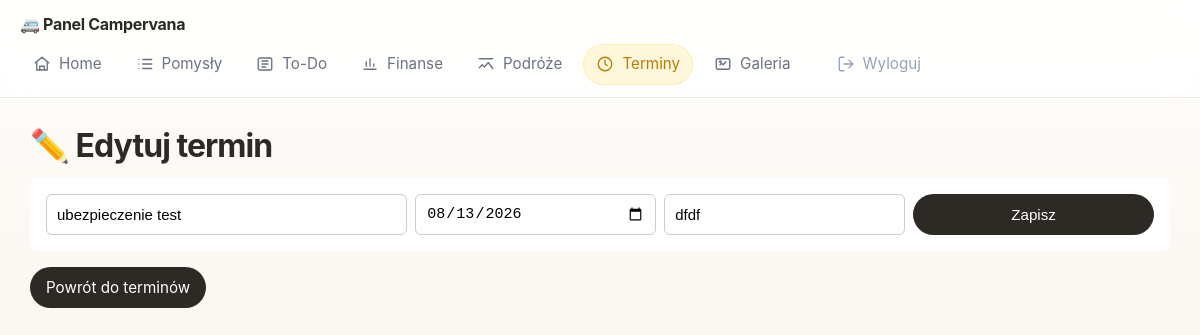
/deadlines/edit/2 (signed in), run on the app's committed database.
### tables this page shows
CREATE TABLE deadlines (
            id INTEGER PRIMARY KEY AUTOINCREMENT,
            title TEXT NOT NULL,
            due_date TEXT NOT NULL,
            note TEXT DEFAULT '',
            created_at TEXT DEFAULT CURRENT_TIMESTAMP
        );

### app.py (the view, shortened to what this page needs)
@app.route("/deadlines/edit/<int:deadline_id>", methods=["GET", "POST"])
@login_required
def edit_deadline(deadline_id):
    deadline = db.get_deadline(deadline_id)
    if not deadline:
        return redirect(url_for("deadlines"))
    return render_template("deadline_edit.html", deadline=deadline, active_page="deadlines")

### app.py (called while the page is built)
def login_required(view_func):
    @wraps(view_func)
    def wrapped(*args, **kwargs):
        if not session.get("logged_in"):
            return redirect(url_for("login"))
        return view_func(*args, **kwargs)
    return wrapped

### db.py (called while the page is built)
def get_connection():
    conn = sqlite3.connect(DB_FILE)
    conn.execute("PRAGMA foreign_keys = ON")
    conn.row_factory = sqlite3.Row
    return conn

def get_deadline(deadline_id):
    conn = get_connection()
    row = conn.execute("SELECT * FROM deadlines WHERE id = ?", (deadline_id,)).fetchone()
    conn.close()
    return row

### templates/deadline_edit.html (shortened to what this page needs)
{% extends "base.html" %}
{% block content %}
    <h1>✏️ Edytuj termin</h1>
    <form action="/deadlines/edit/{{ deadline.id }}" method="post" style="display:grid; grid-template-columns: 1.5fr 1fr 1fr 1fr; gap:8px; margin-bottom:24px; background:white; padding:16px; border-radius:8px;">
        <input type="text" name="title" placeholder="Nazwa terminu" value="{{ deadline.title }}" autofocus
               style="min-width:200px; padding:10px; font-size:15px; border:1px solid #ccc; border-radius:6px;">
        <input type="date" name="due_date" value="{{ deadline.due_date }}" style="padding:10px; font-size:15px; border:1px solid #ccc; border-radius:6px;">
        <input type="text" name="note" placeholder="Notatka (opcjonalnie)" value="{{ deadline.note }}"
               style="min-width:200px; padding:10px; font-size:15px; border:1px solid #ccc; border-radius:6px;">
        <button type="submit" style="min-width:140px;">Zapisz</button>
    </form>
    <a href="/deadlines" class="btn">Powrót do terminów</a>
{% endblock %}

### templates/base.html (style rules this page uses)
:root { --bg: #FAF7F2; --surface: #FFFFFF; --surface-muted: #FCFBF8; --text: #2D2A26; --muted: #6B7280; --border: rgba(45, 42, 38, 0.1); --primary: #F4B400; --primary-soft: #FFF7DB; --success: #6BAA75; --danger: #C85A3A; --shadow: 0 16px 40px rgba(45, 42, 38, 0.08); --radius: 16px; }
*, *::before, *::after { box-sizing: border-box; }
body { font-family: Inter, ui-sans-serif, -apple-system, BlinkMacSystemFont, "Segoe UI", sans-serif; margin: 0; background: linear-gradient(180deg, #FFFDF9 0%, var(--bg) 100%); color: var(--text); line-height: 1.5; }
a { color: inherit; text-decoration: none; }
h1 { margin: 0 0 8px; font-size: 2rem; letter-spacing: -0.03em; }
button, .btn { padding: 11px 16px; font-size: 0.95rem; border: none; border-radius: 999px; background: var(--text); color: white; cursor: pointer; transition: transform 0.2s ease, background 0.2s ease; }

### data on the page
deadlines: title "ubezpieczenie test", due_date "08/13/2026", note "dfdf"
